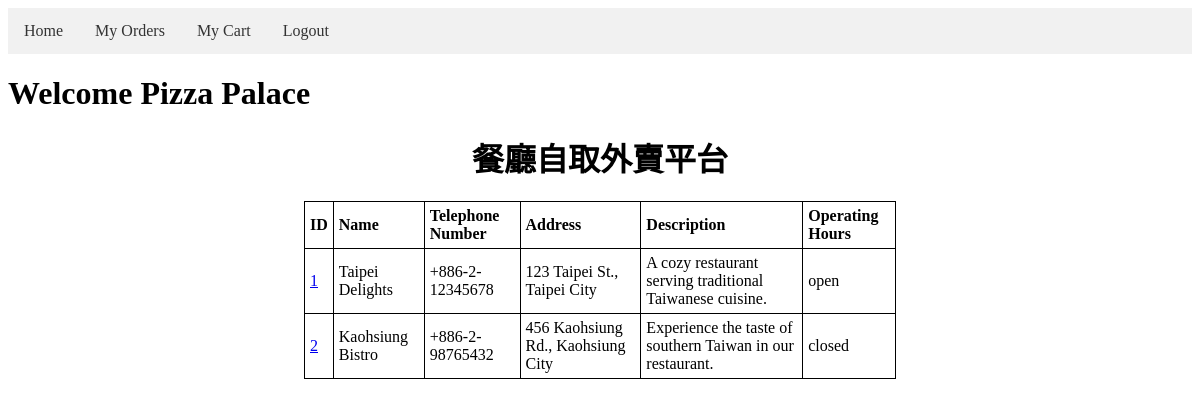
Screenshot of /restaurants.php (signed in) with the database file from the repository.
### tables this page shows
CREATE TABLE IF NOT EXISTS `restaurant` (
    `rest_id` INT NOT NULL AUTO_INCREMENT PRIMARY KEY,
    `rest_telp_num` VARCHAR(50),
    `rest_address` VARCHAR(50) NOT NULL,
    `rest_description` VARCHAR(255),
    `rest_open_status` VARCHAR(10) NOT NULL,
    `rest_name` VARCHAR(50) NOT NULL
);

### session.php (called while the page is built, shortened)
<?php
   include('config.php');
   $user_check = $_SESSION['login_user'];
   $ses_sql = mysqli_query($conn,"SELECT login_id FROM login_cred WHERE user_name = '$user_check' ");
   $row = mysqli_fetch_array($ses_sql,MYSQLI_ASSOC);
   $login_session = $row['login_id'];
?>

### restaurants.php (the view, shortened to what this page needs)
<?php
    include('session.php');
	include("config.php");
?>
<?php include('navbar.php'); ?>
<html>
<head>
</head>
<body>
<h1>Welcome <?php
		$sql = "SELECT user_name FROM login_cred WHERE login_id = '$login_session'";
		$result = $conn->query($sql);
		if ($result->num_rows > 0) {
			$row = mysqli_fetch_array($result, MYSQLI_ASSOC);
			$user_name = $row["user_name"];
			echo $user_name;
		}
		?></h1>
<h1 align="center">餐廳自取外賣平台</h1>
<table style="width:50%" align="center">
	<tr>
		<th>ID</th>
		<th>Name</th>
		<th>Telephone Number</th>
		<th>Address</th>
		<th>Description</th>
		<th>Operating Hours</th>
	</tr>
	<?php
		$sql = "SELECT * FROM restaurant";
		$result = $conn->query($sql);
		if ($result->num_rows > 0) {
			while ($row = mysqli_fetch_array($result, MYSQLI_ASSOC)) {
				echo "<tr>";
				echo '<td><a href="menu.php?rest_id='.$row["rest_id"] . '">' . $row["rest_id"] . '</a></td>';
				echo "<td>".$row["rest_name"]."</td>";
				echo "<td>".$row["rest_telp_num"]."</td>";
				echo "<td>".$row["rest_address"]."</td>";
				echo "<td>".$row["rest_description"]."</td>";
				echo "<td>".$row["rest_open_status"]."</td>";
				echo "</tr>";
			}
		} else {
			echo "<tr><td colspan='7'>0 results</td></tr>";
		}
	?>
</table>
</body>
</html>

### restaurants.php (style rules this page uses)
table, th, td { border: 1px solid black; border-collapse: collapse; }
th, td { padding: 5px; text-align: left; }

### rows the page displays
restaurant: rest_id "1", rest_name "Taipei Delights", rest_telp_num "+886-2-12345678", rest_address "123 Taipei St., Taipei City", rest_description "A cozy restaurant serving traditional Taiwanese cuisine.", rest_open_status "open"
restaurant: rest_id "2", rest_name "Kaohsiung Bistro", rest_telp_num "+886-2-98765432", rest_address "456 Kaohsiung Rd., Kaohsiung City", rest_description "Experience the taste of southern Taiwan in our restaurant.", rest_open_status "closed"

### other values shown
$user_name "Pizza Palace"
